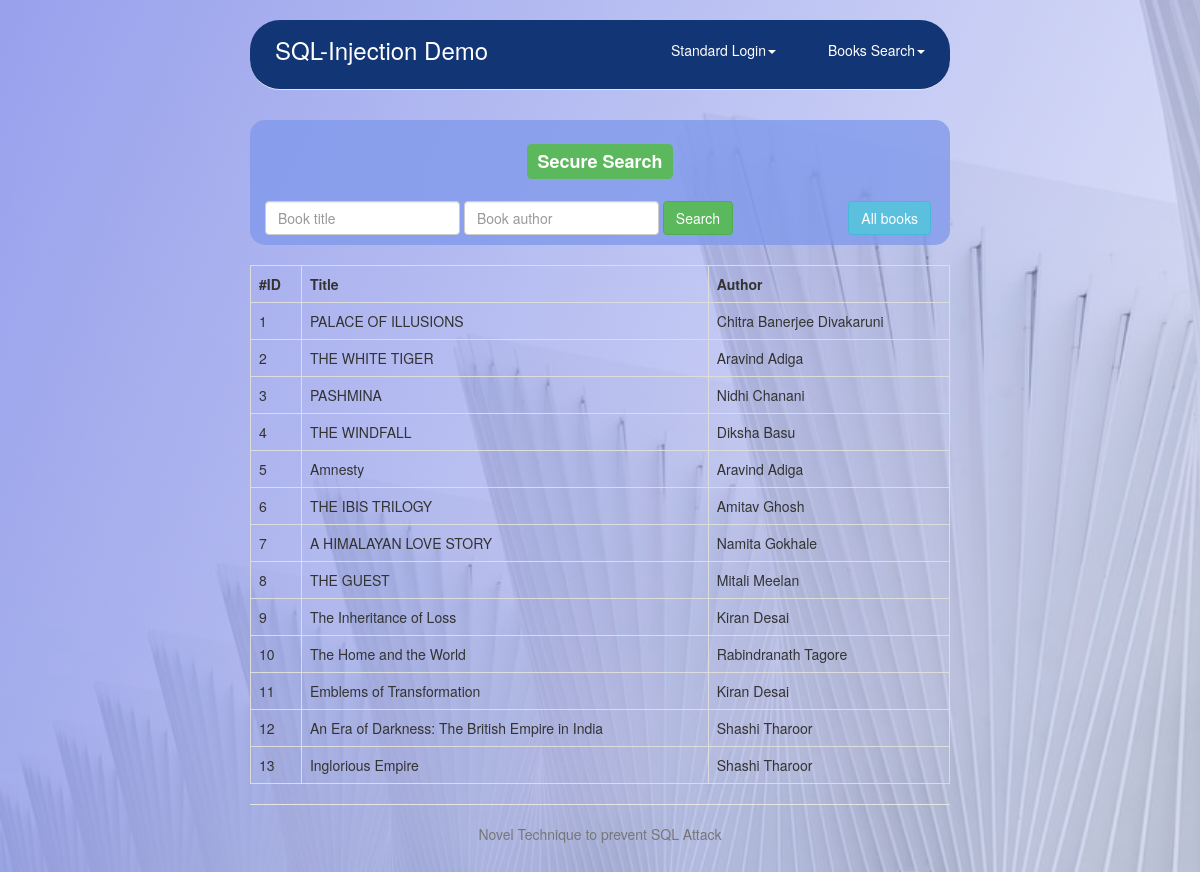
The app's page /books2.php?all=1 with its own data.
### tables this page shows
CREATE TABLE IF NOT EXISTS `books` (
  `id` INT(11) NOT NULL AUTO_INCREMENT,
  `title` VARCHAR(50) NOT NULL DEFAULT '0',
  `author` VARCHAR(50) NOT NULL DEFAULT '0',
  PRIMARY KEY (`id`)
)
COLLATE='latin1_swedish_ci';

### books2.php (the view, shortened to what this page needs)
<?php
require "db_connect.php";
?>
<!DOCTYPE html>
<html lang="en">
<head>
  <link href="css/bootstrap.min.css" rel="stylesheet">
  <link href="css/style.css" rel="stylesheet">
</head>
<body>
  <div class="container">
    <div class="header hidden-xs">
      <ul class="nav nav-pills pull-right">
        <li class="dropdown">
          <a href="#" class="dropdown-toggle" data-toggle="dropdown">Standard Login<b class="caret"></b></a>
        </li>
        <li class="dropdown">
          <a href="#" class="dropdown-toggle" data-toggle="dropdown">Books Search<b class="caret"></b></a>
        </li>
      </ul>
      <h3 class="textnav"><a href="index.php" style="color: white;">SQL-Injection Demo</a></h3>
    </div>
    <div class="jumbotron3s">
      <h3 class="text-center"><span class="label label-success">
          Secure Search</span></h3><br>
      <div class="row">
        <div class="col-sm-10">
          <form class="form-inline" role="form" action="books2.php" method="GET">
            <div class="form-group">
              <input type="text" name="title" class="form-control" placeholder="Book title">
            </div>
            <div class="form-group">
              <input type="text" name="author" class="form-control" placeholder="Book author">
            </div>
            <button type="submit" class="btn btn-success">Search</button>
          </form>
        </div>
        <div class="col-sm-2">
          <a href="books2.php?all=1"><button type="button" class="btn btn-info">All books</button></a>
        </div>
      </div>
    </div>
    <br>
    <?php
    $query = null;
    if (@$_GET['all'] == 1) {
      $query = "SELECT * FROM books;";
    } else if (@$_GET['title'] || @$_GET['author']) {
      $d = 256;
      $ok = 1;
      function search($pat, $txt, $q)
      {
        $M = strlen($pat);
        $N = strlen($txt);
        $i = 0;
        $j = 0;
        $p = 0;
        $t = 0;
        $h = 1;
        $d = 1;
        for ($i = 0; $i < $M - 1; $i++)
          $h = ($h * $d) % $q;
        for ($i = 0; $i < $M; $i++) {
          $p = ($d * $p + @ord($pat[$i])) % $q;
          $t = ($d * $t + @ord($txt[$i])) % $q;
        }
        for ($i = 0; $i <= $N - $M; $i++) {
          if ($p == $t) {
            for ($j = 0; $j < $M; $j++) {
              if ($txt[$i + $j] != $pat[$j])
                break;
            }
            if ($j == $M)
              return $i;
          }
          if ($i < $N - $M) {
            $t = ($d * ($t - (ord($txt[$i])) * $h) + ord($txt[$i + $M])) % $q;
            if ($t < 0)
              $t = ($t + $q);
          }
        }
      }
      $author = $_GET['author'];
      function checkBooleanBased($author)
      {
        $q = 101;
        $pat = array("'", ";", "#", "=", "or", "||", ">", ">=", "<", "<=", "<>", "!=");
        $len = count($pat);
        for ($i = 0; $i < $len; $i++) {
          if (search($pat[$i], $author, $q) > 0) {
            return false;
          }
        }
        return true;
      }
      function checkUnionBased($author)
      {
        $q = 101;
        $pat = array("'", "UNION", "select", "from", "#", "union");
        $len = count($pat);
        for ($i = 0; $i < $len; $i++) {
          if (search($pat[$i], $author, $q) > 0) {
            return false;
          }
        }
        return true;
      }
      function checkBatchQuery($author)
      {
        $q = 101;
        $pat = array("'", ";", "#", ";", "delete", "drop", "insert", "truncate", "update", "select", "alter");
        $len = count($pat);
        for ($i = 0; $i < $len; $i++) {
          if (search($pat[$i], $author, $q) > 0) {
            return false;
          }
        }
        return true;
      }
      function checkLikeBased($author)
      {
        $q = 101;
        $pat = array("'", "like", "%", "#");
        $len = count($pat);
        for ($i = 0; $i < $len; $i++) {
          if (search($pat[$i], $author, $q) > 0) {
            return false;
          }
        }
        return true;
      }
      function checkXSS($author)
      {
        $q = 101;
        $pat = array("</script>", "'", "<script>");
        $len = count($pat);
        for ($i = 0; $i < $len; $i++) {
          if (search($pat[$i], $author, $q) > 0) {
            return false;
          }
        }
        return true;
      }
      if (
        checkUnionBased($author) and
        checkXSS($author) and
        checkLikeBased($author)
      ) {
        $query = sprintf(
          "SELECT * FROM books WHERE title = '%s' OR author = '%s';",
          $_GET['title'],
          $_GET['author']
        );
        $result = mysqli_query($connection, $query);
      }
      if (@$result != NULL and @$result->num_rows > 0) {
      } else {
        function GetMAC()
        {
          ob_start();
          system('getmac');
          $Content = ob_get_contents();
          ob_clean();
          return substr($Content, strpos($Content, '\\') - 20, 17);
        }
        function get_client_ip()
        {
          $ipaddress = '';
          if (isset($_SERVER['HTTP_CLIENT_IP']))
            $ipaddress = $_SERVER['HTTP_CLIENT_IP'];
          else if (isset($_SERVER['HTTP_X_FORWARDED_FOR']))
            $ipaddress = $_SERVER['HTTP_X_FORWARDED_FOR'];
          else if (isset($_SERVER['HTTP_X_FORWARDED']))
            $ipaddress = $_SERVER['HTTP_X_FORWARDED'];
          else if (isset($_SERVER['HTTP_FORWARDED_FOR']))
            $ipaddress = $_SERVER['HTTP_FORWARDED_FOR'];
          else if (isset($_SERVER['HTTP_FORWARDED']))
            $ipaddress = $_SERVER['HTTP_FORWARDED'];
          else if (isset($_SERVER['REMOTE_ADDR']))
            $ipaddress = $_SERVER['REMOTE_ADDR'];
          else
            $ipaddress = 'UNKNOWN';
          return $ipaddress;
        }
    ?>
        <div class="row">
          <div class="col-sm-12">
            <div class="highlight">
              <pre>
    SQL injection Attack detected
    </pre>
              <pre>
    MAC address of the attacker <?= @GetMAC(); ?>
    </pre>
              <pre>
    IP Address of the attacker <?= @get_client_ip(); ?>
    </pre>
            </div>
          </div>
        </div>
      <?php }
    }
    if ($query != null) {
      $result = mysqli_query($connection, $query);
      ?>
      <table class="table table-bordered">
        <tr>
          <th>#ID</th>
          <th>Title</th>
          <th>Author</th>
        </tr>
      <?php
      while (($row = mysqli_fetch_row($result)) != null) {
        printf("<tr><td>%s</td><td>%s</td><td>%s</td></tr>", $row[0], $row[1], $row[2]);
      }
    }
      ?>
      </table>
      <?php include("footer.php"); ?>
  </div>
</body>
</html>

### css/style.css (style rules this page uses)
body { padding-top: 20px; padding-bottom: 20px; }
body::before { content: ''; position: fixed; top: 0; left: 0; height: 100%; width: 100%; z-index: -1; background: #1b1b32; background-image: linear-gradient(115deg, rgba(109, 121, 230, 0.685), rgba(192, 202, 241, 0.37)), url('bg.jpg'); background-repeat: no-repeat; background-size:cover; }
.header, .marketing, .footer { padding-right: 15px; padding-left: 15px; }
.header { border-bottom: 1px solid #e5e5e5; background-color: rgb(18, 53, 117); border-radius: 30px; }
.dropdown-toggle { color: white; margin: 10px; }
.textnav { padding: 10px; color: white; margin: 15px; }
.header h3 { padding-bottom: 19px; margin-top: 0; margin-bottom: 0; line-height: 40px; }
.header a { text-decoration: none; }
@media (min-width: 768px) { .container { max-width: 730px; } }
.jumbotron3s { align-items: center; background-color: rgba(129, 154, 235, 0.795); padding-left: 15px; padding-right: 15px; padding-bottom: 10px; padding-top:5px ; border-radius: 15px; }
@media screen and (min-width: 768px) { .header, .marketing, .footer { padding-right: 0; padding-left: 0; } }
@media screen and (min-width: 768px) { .header { margin-bottom: 30px; } }

### records on screen
books: id "1", title "PALACE OF ILLUSIONS", author "Chitra Banerjee Divakaruni"
books: id "2", title "THE WHITE TIGER", author "Aravind Adiga"
books: id "3", title "PASHMINA", author "Nidhi Chanani"
books: id "4", title "THE WINDFALL", author "Diksha Basu"
books: id "5", title "Amnesty", author "Aravind Adiga"
books: id "6", title "THE IBIS TRILOGY", author "Amitav Ghosh"
books: id "7", title "A HIMALAYAN LOVE STORY", author "Namita Gokhale"
books: id "8", title "THE GUEST", author "Mitali Meelan"
books: id "9", title "The Inheritance of Loss", author "Kiran Desai"
books: id "10", title "The Home and the World", author "Rabindranath Tagore"
books: id "11", title "Emblems of Transformation", author "Kiran Desai"
books: id "12", title "An Era of Darkness: The British Empire in India", author "Shashi Tharoor"
books: id "13", title "Inglorious Empire", author "Shashi Tharoor"
